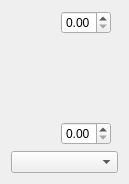
<ui version="4.0" >
 <class>textureProps</class>
 <widget class="QWidget" name="textureProps" >
  <property name="geometry" >
   <rect>
    <x>0</x>
    <y>0</y>
    <width>129</width>
    <height>184</height>
   </rect>
  </property>
  <property name="windowTitle" >
   <string>Form</string>
  </property>
  <layout class="QVBoxLayout" name="verticalLayout_2" >
   <item>
    <layout class="QHBoxLayout" name="horizontalLayout" >
     <item>
      <widget class="QLabel" name="imageLabel" >
       <property name="sizePolicy" >
        <sizepolicy vsizetype="Ignored" hsizetype="Ignored" >
         <horstretch>0</horstretch>
         <verstretch>0</verstretch>
        </sizepolicy>
       </property>
       <property name="minimumSize" >
        <size>
         <width>20</width>
         <height>0</height>
        </size>
       </property>
       <property name="maximumSize" >
        <size>
         <width>30</width>
         <height>16777215</height>
        </size>
       </property>
       <property name="text" >
        <string/>
       </property>
      </widget>
     </item>
     <item>
      <layout class="QVBoxLayout" name="verticalLayout" >
       <item>
        <widget class="QDoubleSpinBox" name="upperSpinBox" >
         <property name="maximumSize" >
          <size>
           <width>50</width>
           <height>16777215</height>
          </size>
         </property>
        </widget>
       </item>
       <item>
        <spacer name="verticalSpacer" >
         <property name="orientation" >
          <enum>Qt::Vertical</enum>
         </property>
         <property name="sizeHint" stdset="0" >
          <size>
           <width>20</width>
           <height>68</height>
          </size>
         </property>
        </spacer>
       </item>
       <item>
        <widget class="QDoubleSpinBox" name="lowerSpinBox" >
         <property name="maximumSize" >
          <size>
           <width>50</width>
           <height>16777215</height>
          </size>
         </property>
        </widget>
       </item>
      </layout>
     </item>
    </layout>
   </item>
   <item>
    <widget class="QComboBox" name="textureCombo" />
   </item>
  </layout>
 </widget>
 <resources/>
 <connections/>
</ui>
